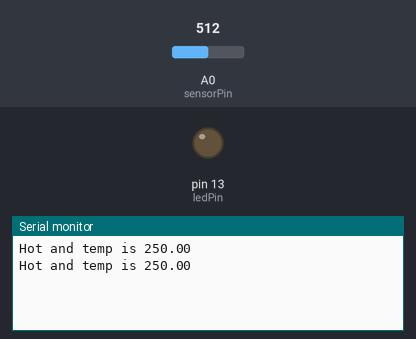
Recording of a sketch running on a simulated Arduino Uno, built with avr-gcc and run on an emulated ATmega328P. On the bench: output pins drawn as LEDs (lit = HIGH), the last lines printed to the serial monitor. Inputs (shaded band) come from the test bench; at power-on: A0 (sensorPin) = 512.

Above: at 3.8 s.
3.9 s: A0 (sensorPin) set to 62
At 7.3 s:
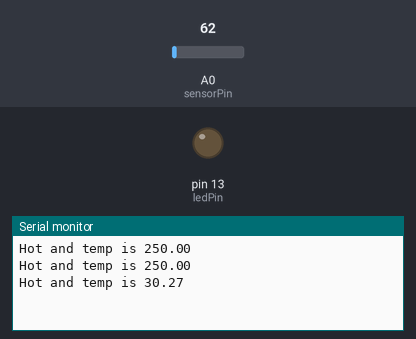
7.8 s: A0 (sensorPin) set to 55
At 9.6 s:
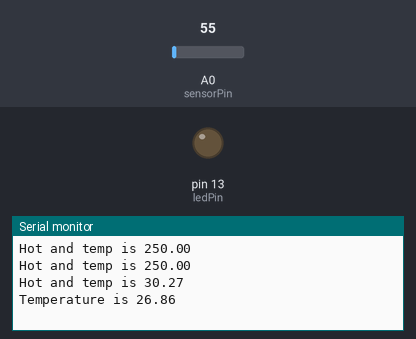

The sketch:

sketch_k_control.ino
```cpp
int sensorPin = A0;
int ledPin = 13;

void setup() {
  // put your setup code here, to run once:
  Serial.begin(9600);
  pinMode(ledPin, OUTPUT);

}

void loop() {
  // put your main code here, to run repeatedly:
  int reading = analogRead(sensorPin);

  float voltage = reading*5.0;
  voltage /= 1024.0;

  //Serial.print(voltage);
  //Serial.println(" volts");

  float tempC = (voltage)*100;

  //Serial.print(tempC);
  //Serial.println(" degrees C");

  //float tempF = (tempC * 9.0/5.0) + 32.0;

  //Serial.print(tempF);
  //Serial.println(" degrees F");

  if (tempC >= 27) {
    Serial.print("Hot and temp is ");
    Serial.println(tempC);
  } else if (tempC < 26) {
    Serial.print("Cold and temp is ");
    Serial.println(tempC);
  } else {
    Serial.print("Temperature is ");
    Serial.println(tempC);
  }
  delay(3000);

}
```

Measured:
- the behaviour switches between 56 and 55 on A0 (sensorPin) (found by bisection; images 1 and 2)
- after the input at 3.9 s, the serial monitor: prints a new line after 2.1 s (image 1)
- after the input at 7.8 s, the serial monitor: prints a new line after 1.2 s (image 2)
